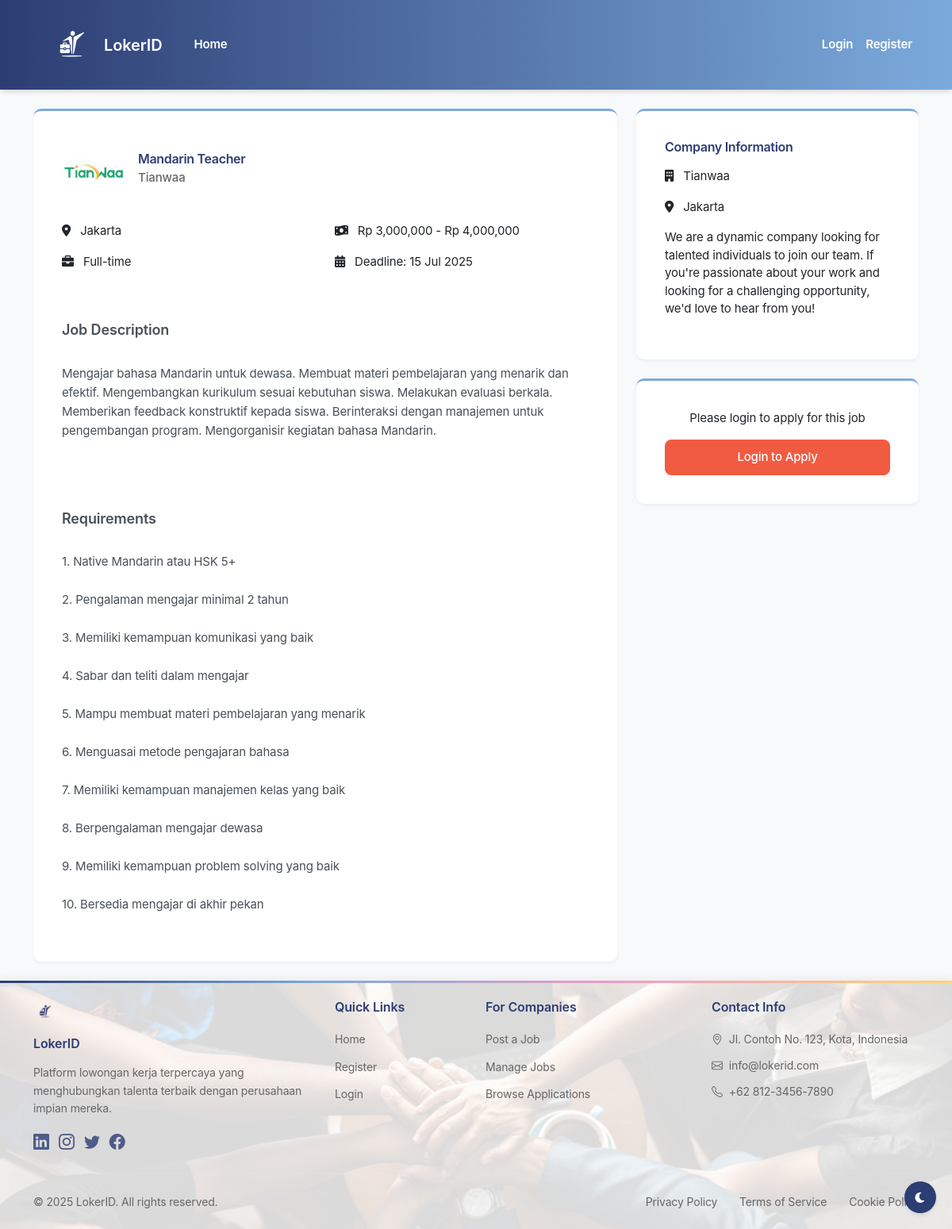
Screenshot of /job-detail.php?id=4 with the database file from the repository.
### tables this page shows
CREATE TABLE job_listings (
    id INT PRIMARY KEY AUTO_INCREMENT,
    company_id INT NOT NULL,
    category_id INT NOT NULL,
    title VARCHAR(255) NOT NULL,
    job_type ENUM('Full-time', 'Part-time', 'Remote', 'Freelance') NOT NULL,
    salary_min DECIMAL(12,2),
    salary_max DECIMAL(12,2),
    location TEXT,
    description TEXT NOT NULL,
    requirements TEXT NOT NULL,
    deadline_date DATE NOT NULL,
    created_at TIMESTAMP DEFAULT CURRENT_TIMESTAMP,
    FOREIGN KEY (company_id) REFERENCES companies(id),
    FOREIGN KEY (category_id) REFERENCES job_categories(id)
);

CREATE TABLE companies (
    id INT PRIMARY KEY AUTO_INCREMENT,
    user_id INT NOT NULL,
    company_name VARCHAR(255) NOT NULL,
    logo_path VARCHAR(255),
    location TEXT,
    FOREIGN KEY (user_id) REFERENCES users(id)
);

### job-detail.php (the view, shortened to what this page needs)
<?php
require_once 'config/database.php';
$job_id = isset($_GET['id']) ? $_GET['id'] : null;
$stmt = $conn->prepare("
    SELECT
        j.*,
        c.company_name,
        c.logo_path,
        c.location as company_location,
        cat.name as category_name
    FROM job_listings j
    JOIN companies c ON j.company_id = c.id
    JOIN job_categories cat ON j.category_id = cat.id
    WHERE j.id = :job_id
");
$stmt->bindParam(':job_id', $job_id);
$stmt->execute();
$job = $stmt->fetch(PDO::FETCH_ASSOC);
?>
<!DOCTYPE html>
<html lang="en">
<head>
    <link href="https://cdn.jsdelivr.net/npm/bootstrap@5.3.0/dist/css/bootstrap.min.css" rel="stylesheet">
    <link rel="stylesheet" href="https://cdn.jsdelivr.net/npm/bootstrap-icons@1.11.3/font/bootstrap-icons.min.css">
    <link rel="stylesheet" href="https://cdnjs.cloudflare.com/ajax/libs/font-awesome/6.0.0/css/all.min.css">
    <link rel="stylesheet" href="assets/css/style.css">
</head>
<body>
    <?php include 'components/navbar.php'; ?>
    <div class="container mt-4">
        <div class="row">
            <div class="col-md-8">
                <div class="card mb-4">
                    <div class="card-body">
                        <div class="d-flex align-items-center mb-4">
                            <img src="<?php echo htmlspecialchars($job['logo_path']); ?>" alt="Company Logo" class="company-logo me-3" style="width: 80px; height: 80px; object-fit: contain;">
                            <div>
                                <h2 class="card-title mb-1"><?php echo htmlspecialchars($job['title']); ?></h2>
                                <h5 class="company-name text-muted"><?php echo htmlspecialchars($job['company_name']); ?></h5>
                            </div>
                        </div>
                        <div class="job-meta mb-4">
                            <div class="row">
                                <div class="col-md-6">
                                    <p><i class="fas fa-map-marker-alt me-2"></i> <?php echo htmlspecialchars($job['location']); ?></p>
                                    <p><i class="fas fa-briefcase me-2"></i> <?php echo htmlspecialchars($job['job_type']); ?></p>
                                </div>
                                <div class="col-md-6">
                                    <p><i class="fas fa-money-bill-wave me-2"></i> Rp <?php echo number_format($job['salary_min']); ?> - Rp <?php echo number_format($job['salary_max']); ?></p>
                                    <p><i class="fas fa-calendar-alt me-2"></i> Deadline: <?php echo date('d M Y', strtotime($job['deadline_date'])); ?></p>
                                </div>
                            </div>
                        </div>
                        <div class="job-description mb-4">
                            <h4>Job Description</h4>
                            <p><?php echo nl2br(htmlspecialchars($job['description'])); ?></p>
                        </div>
                        <div class="job-requirements mb-4">
                            <h4>Requirements</h4>
                            <?php echo nl2br(htmlspecialchars($job['requirements'])); ?>
                        </div>
                    </div>
                </div>
            </div>
            <div class="col-md-4">
                <div class="card mb-4">
                    <div class="card-body">
                        <h4 class="card-title mb-3">Company Information</h4>
                        <p><i class="fas fa-building me-2"></i> <?php echo htmlspecialchars($job['company_name']); ?></p>
                        <p><i class="fas fa-map-marker-alt me-2"></i> <?php echo htmlspecialchars($job['company_location']); ?></p>
                        <div class="company-description mt-3">
                            <p>We are a dynamic company looking for talented individuals to join our team. If you're passionate about your work and looking for a challenging opportunity, we'd love to hear from you!</p>
                        </div>
                    </div>
                </div>
                <?php if (isset($_SESSION['user_id']) && $_SESSION['user_role'] == 'job_seeker'): ?>
                    <div class="card">
                        <div class="card-body">
                            <a href="apply.php?id=<?php echo $job['id']; ?>" class="btn btn-primary btn-lg w-100">
                                Apply Now
                            </a>
                        </div>
                    </div>
                <?php elseif (!isset($_SESSION['user_id'])): ?>
                    <div class="card">
                        <div class="card-body">
                            <p class="text-center mb-3">Please login to apply for this job</p>
                            <a href="login.php" class="btn btn-primary btn-lg w-100">
                                Login to Apply
                            </a>
                        </div>
                    </div>
                <?php endif; ?>
            </div>
        </div>
    </div>
    <?php include 'components/footer.php'; ?>
    <button class="theme-toggle" id="themeToggle" title="Toggle Dark/Light Mode">
        <i class="fas fa-moon"></i>
    </button>
</body>
</html>

### assets/css/style.css (style rules this page uses)
:root { --primary: #2C3D73; --secondary: #7CAADC; --accent: #F49CC4; --highlight: #FFD372; --action: #F15B42; --light-bg: #F8F9FB; --border-color: #E2E8F0; --text-primary: #2C3D73; --text-secondary: #666666; --white: #FFFFFF; --card-bg: #FFFFFF; --body-bg: #F8F9FB; --navbar-bg: linear-gradient(to right, var(--primary), var(--secondary)); --shadow-color: rgba(0, 0, 0, 0.1); }
:root { --font-primary: -apple-system, BlinkMacSystemFont, "SF Pro Text", "Segoe UI", Roboto, "Helvetica Neue", Arial, sans-serif; --fs-base: 0.9375rem; --fs-sm: 0.875rem; --fs-lg: 1rem; --fs-xl: 1.125rem; --fs-2xl: 1.25rem; --lh-base: 1.5; --lh-tight: 1.25; }
body { transition: background-color 0.3s ease, color 0.3s ease; background-color: var(--body-bg); color: var(--text-primary); font-family: var(--font-primary); font-weight: 400; font-size: var(--fs-base); line-height: var(--lh-base); letter-spacing: -0.01em; min-height: 100vh; -webkit-font-smoothing: antialiased; -moz-osx-font-smoothing: grayscale; }
* { font-family: inherit; box-sizing: border-box; }
.company-logo { width: 50px; height: 50px; object-fit: cover; border-radius: 8px; }
.card { transition: transform 0.2s ease-in-out; background-color: var(--card-bg); border-color: var(--border-color); box-shadow: 0 2px 4px var(--shadow-color); }
.btn { font-weight: 500; padding: 0.625rem 1.25rem; border-radius: 8px; transition: all 0.2s ease; font-size: var(--fs-base); }
.btn-primary { background-color: var(--action); border-color: var(--action); color: var(--white); }
.card { border: none; background-color: var(--white); border-radius: 10px; box-shadow: 0 2px 4px rgba(0, 0, 0, 0.05); padding: 1.25rem; margin-bottom: 1rem; border-top: 3px solid var(--secondary); }
.card-title { font-weight: 600; font-size: var(--fs-lg); color: var(--text-primary); margin-bottom: 0.75rem; letter-spacing: -0.02em; }
.job-description, .job-requirements { white-space: pre-line; color: #495057; line-height: 1.6; }
.company-name { font-size: var(--fs-base); font-weight: 500; }
.btn { font-size: var(--fs-base); font-weight: 500; }
h2, .h2 { font-size: calc(var(--fs-2xl) * 1.25); font-weight: 700; }
h4, .h4 { font-size: var(--fs-xl); font-weight: 600; }
h5, .h5 { font-size: var(--fs-lg); font-weight: 600; }
.text-muted { color: var(--text-secondary) !important; }
.theme-toggle { position: fixed; bottom: 20px; right: 20px; z-index: 1000; background: var(--primary); color: var(--white); border: none; border-radius: 50%; width: 40px; height: 40px; display: flex; align-items: center; justify-content: center; cursor: pointer; box-shadow: 0 2px 5px var(--shadow-color); transition: all 0.3s ease; }

### rows the page displays
job_listings: company.logo_path (picture), title "Mandarin Teacher", company.company_name "Tianwaa", location "Jakarta", job_type "Full-time", salary_min "3,000,000", salary_max "4,000,000", deadline_date "15 Jul 2025", description "Mengajar bahasa Mandarin untuk dewasa. Membuat materi pembelajaran yang menarik dan efektif. Mengembangkan kurikulum sesuai kebutuhan siswa. Melakukan evaluasi berkala. Memberikan feedback konstruktif kepada siswa. Berinteraksi dengan manajemen untuk pengembangan program. Mengorganisir kegiatan bahasa Mandarin.", requirements "1. Native Mandarin atau HSK 5+ 2. Pengalaman mengajar minimal 2 tahun 3. Memiliki kemampuan komunikasi yang baik 4. Sabar dan teliti dalam mengajar 5. Mampu membuat materi pembelajaran yang menarik 6. Menguasai metode pengajaran bahasa 7. Memiliki kemampuan manajemen kelas yang baik 8. Berpengalaman mengajar dewasa 9. Memiliki kemampuan problem solving yang baik 10. Bersedia mengajar di akhir pekan", company.location "Jakarta"
